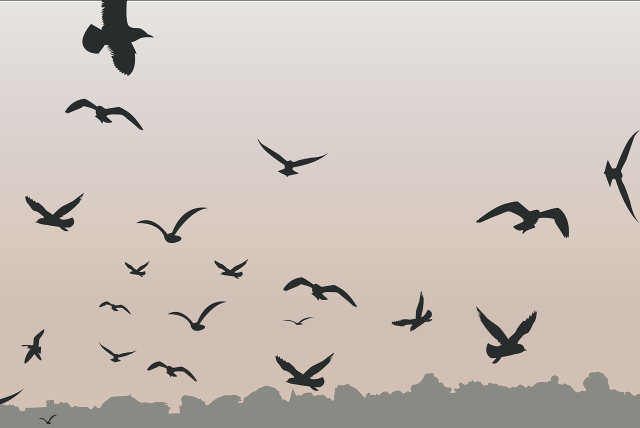
#> input picture Day_7_OpenCV_5/images_/bird_image.png, 1280 x 856 px (shown at 1/2 size)
$ python 2_contours.py
#> lines starting #> are read from the running program, lines starting #| are printed output that depends on the picture; after the words box and inside, x2 and y2 are one past the last pixel; in counts of white or black regions, pixels touching at a corner belong together

import os
import cv2

#step1 : Load Image
bird_image = cv2.imread(os.path.join(".","images_","bird_image.png"))
#> bird_image is the input picture: shape (856, 1280, 3); mean B, G, R 186.8, 193.5, 203.3
bird_image = cv2.resize(bird_image , None , fx=0.5,fy=0.5)
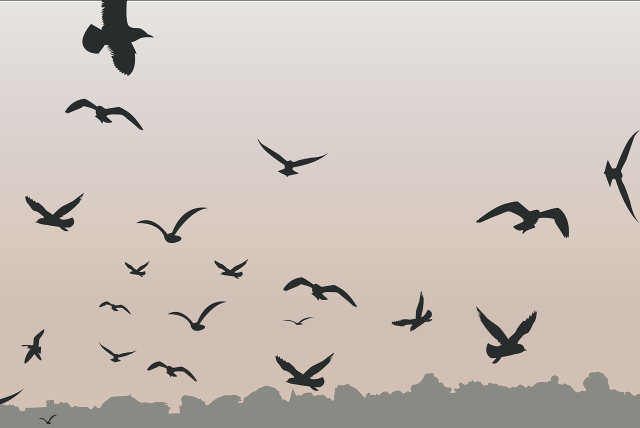
#> bird_image: shape (428, 640, 3); mean B, G, R 186.9, 193.5, 203.4

#step 2 : GrayScale ma Convert
gray_scale_bird = cv2.cvtColor(bird_image,cv2.COLOR_BGR2GRAY)

#step 3 : Thresholding of Image
_ , image  = cv2.threshold(gray_scale_bird , 127 , 255 , cv2.THRESH_BINARY_INV)
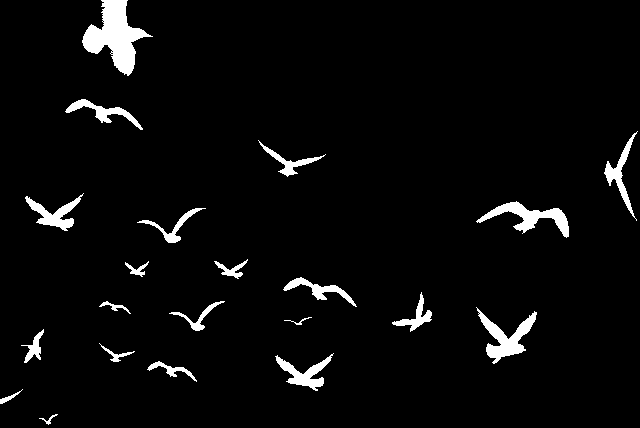
#> image: shape (428, 640); 4% white; 21 white regions

#step 4 : finding contour
mode = cv2.RETR_EXTERNAL #Contour Retrieval Mode
method = cv2.CHAIN_APPROX_SIMPLE #Contour Approximation Method
contour , hierarchy = cv2.findContours(image , mode , method)
#> contour = 21 contours, 1 with area under 20; largest, box (x1, y1, x2, y2) and area: (82, 0, 153, 76) 2276, (476, 307, 537, 364) 1038, (476, 201, 569, 238) 1012, (275, 353, 334, 391) 645, (25, 193, 84, 231) 645

#step5 : Drawing Contour
contour_index = -1
color = (0,255,0)
thickness = 3
# cv2.drawContours(bird_image , contour, contour_index , color , thickness) #abo yo main image bird image ma contour apply huncha ani change ni gardincha tyo image lai automatically

for cvt in contour:
  if cv2.contourArea(cvt) > 50:
    x,y,w,h = cv2.boundingRect(cvt)
    cv2.rectangle(bird_image, (x,y),(x+w,y+h),(255,0,0),2)
#> this loop made 21 passes
#> (x, y, w, h) on passes 2, 3, 4, 5, 6, 8, 9, 10, 11, 12, 13, 14: (0, 389, 23, 15), (147, 361, 50, 21), (275, 353, 59, 38), (99, 343, 36, 19), (21, 329, 23, 34), (476, 307, 61, 57), (169, 301, 56, 30), (99, 301, 32, 13), (392, 292, 40, 40), (283, 277, 74, 30), (125, 261, 24, 16), (214, 259, 34, 20)
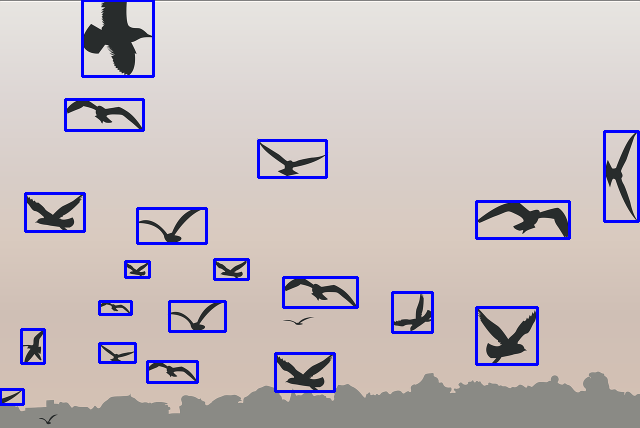
#> bird_image: shape (428, 640, 3); 3.58% of pixels changed, all inside (x1, y1, x2, y2) = (0, 0, 640, 406)

cv2.imshow("Bird Image",bird_image)
cv2.imshow("After Thresholding",image)
cv2.waitKey(0)
cv2.destroyAllWindows()
